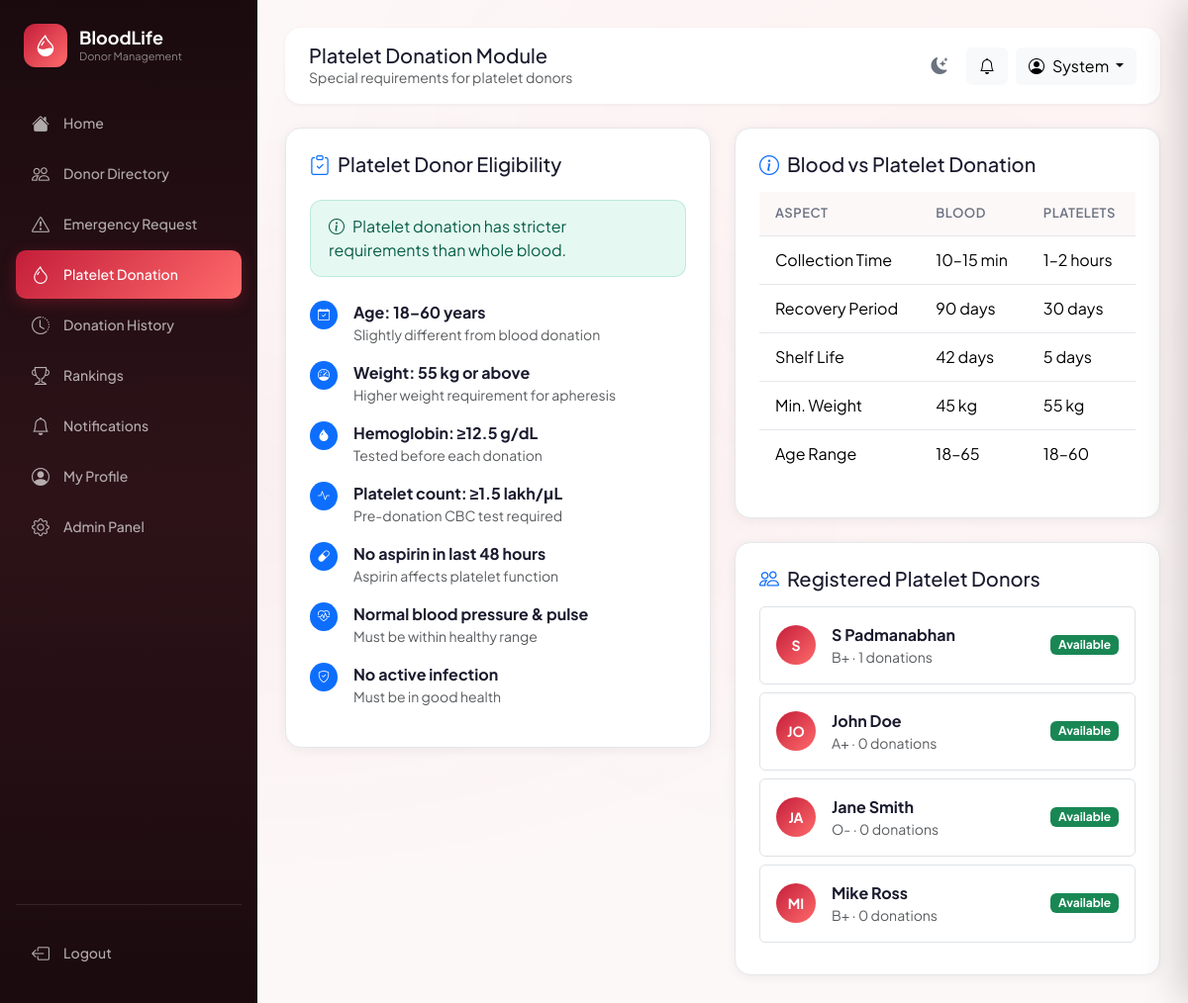
Screenshot of /donor/platelet (signed in) with the database file from the repository.
### app/models.py (models this page shows, shortened)
class User(UserMixin, db.Model):
    __tablename__ = 'users'
    id = db.Column(db.Integer, primary_key=True)
    name = db.Column(db.String(100), nullable=False)
    email = db.Column(db.String(150), unique=True, nullable=False, index=True)
    password_hash = db.Column(db.String(256), nullable=False)
    role = db.Column(db.String(10), default='user')          # 'user' | 'admin'
    is_active = db.Column(db.Boolean, default=True)
    is_blocked = db.Column(db.Boolean, default=False)
    created_at = db.Column(db.DateTime, default=datetime.utcnow)
    last_login = db.Column(db.DateTime)
    profile = db.relationship('DonorProfile', back_populates='user',
                               uselist=False, cascade='all, delete-orphan')
    blood_requests = db.relationship('BloodRequest', back_populates='requester',
                                      foreign_keys='BloodRequest.user_id',
                                      cascade='all, delete-orphan')
    donation_history = db.relationship('DonationHistory', back_populates='donor',
                                        cascade='all, delete-orphan')
    platelet_donations = db.relationship('PlateletDonation', back_populates='donor',
                                          cascade='all, delete-orphan')
    notifications = db.relationship('Notification', back_populates='user',
                                     cascade='all, delete-orphan')
    eligibility_checks = db.relationship('EligibilityCheck', back_populates='user',
                                          cascade='all, delete-orphan')
    @property
    def is_admin(self):
        return self.role == 'admin'

class DonorProfile(db.Model):
    __tablename__ = 'donor_profiles'
    id = db.Column(db.Integer, primary_key=True)
    user_id = db.Column(db.Integer, db.ForeignKey('users.id'), unique=True, nullable=False)
    phone = db.Column(db.String(20))
    dob = db.Column(db.Date)
    gender = db.Column(db.String(10))
    blood_group = db.Column(db.String(5), index=True)
    weight = db.Column(db.Float)     # kg
    height = db.Column(db.Float)     # cm
    location = db.Column(db.String(200))
    city = db.Column(db.String(100))
    state = db.Column(db.String(100))
    is_available = db.Column(db.Boolean, default=True)
    is_platelet_donor = db.Column(db.Boolean, default=False)
    last_blood_donation = db.Column(db.Date)
    last_platelet_donation = db.Column(db.Date)
    total_blood_donations = db.Column(db.Integer, default=0)
    total_platelet_donations = db.Column(db.Integer, default=0)
    emergency_responses = db.Column(db.Integer, default=0)
    blood_rank_score = db.Column(db.Float, default=0.0)
    platelet_rank_score = db.Column(db.Float, default=0.0)
    updated_at = db.Column(db.DateTime, default=datetime.utcnow, onupdate=datetime.utcnow)
    user = db.relationship('User', back_populates='profile')
    @property
    def next_platelet_eligible_date(self) -> date:
        if self.last_platelet_donation:
            return self.last_platelet_donation + timedelta(days=PLATELET_COOLDOWN)
        return date.today()
    @property
    def platelet_days_until_eligible(self) -> int:
        delta = (self.next_platelet_eligible_date - date.today()).days
        return max(0, delta)
    @property
    def is_platelet_eligible(self) -> bool:
        return self.is_platelet_donor and self.is_available and self.platelet_days_until_eligible == 0

### app/donor/routes.py (the view)
@donor.route('/platelet')
@login_required
def platelet():
    platelet_donors = (DonorProfile.query.join(User)
                       .filter(DonorProfile.is_platelet_donor == True,
                               User.is_blocked == False)
                       .order_by(DonorProfile.platelet_rank_score.desc()).all())
    profile = current_user.profile
    return render_template('donor/platelet.html',
                           platelet_donors=platelet_donors,
                           profile=profile)

### app/templates/donor/platelet.html (shortened to what this page needs)
{% extends "base.html" %}
{% block page_title %}Platelet Donation Module{% endblock %}
{% block page_subtitle %}Special requirements for platelet donors{% endblock %}
{% block content %}
<div class="row g-4">
    <div class="col-lg-6">
        <div class="card-custom p-4">
            <h5 class="mb-4"><i class="bi bi-clipboard-check me-2 text-primary"></i>Platelet Donor Eligibility</h5>
            <div class="alert alert-success-custom mb-4">
                <i class="bi bi-info-circle me-2"></i>Platelet donation has stricter requirements than whole blood.
            </div>
            <ul class="list-unstyled">
                {% for title, sub, icon in reqs %}
                <li class="d-flex align-items-start gap-3 mb-3">
                    <span class="badge bg-primary rounded-circle p-2"><i class="bi {{ icon }}"></i></span>
                    <div>
                        <strong>{{ title }}</strong>
                        <p class="text-muted small mb-0">{{ sub }}</p>
                    </div>
                </li>
                {% endfor %}
            </ul>
        </div>
    </div>
    <div class="col-lg-6">
        <div class="card-custom p-4 mb-4">
            <h5 class="mb-3"><i class="bi bi-info-circle me-2 text-primary"></i>Blood vs Platelet Donation</h5>
            <table class="table table-custom">
                <thead>
                    <tr>
                        <th>Aspect</th>
                        <th>Blood</th>
                        <th>Platelets</th>
                    </tr>
                </thead>
                <tbody>
                    <tr>
                        <td>Collection Time</td>
                        <td>10–15 min</td>
                        <td>1–2 hours</td>
                    </tr>
                    <tr>
                        <td>Recovery Period</td>
                        <td>90 days</td>
                        <td>30 days</td>
                    </tr>
                    <tr>
                        <td>Shelf Life</td>
                        <td>42 days</td>
                        <td>5 days</td>
                    </tr>
                    <tr>
                        <td>Min. Weight</td>
                        <td>45 kg</td>
                        <td>55 kg</td>
                    </tr>
                    <tr>
                        <td>Age Range</td>
                        <td>18–65</td>
                        <td>18–60</td>
                    </tr>
                </tbody>
            </table>
        </div>
        <div class="card-custom p-4">
            <h5 class="mb-3"><i class="bi bi-people me-2 text-primary"></i>Registered Platelet Donors</h5>
            {% for p in platelet_donors %}
            <div class="d-flex align-items-center gap-3 p-3 border rounded mb-2">
                <div class="donor-avatar" style="width:40px;height:40px;font-size:14px;">{{ p.user.name[:2].upper() }}
                </div>
                <div class="flex-grow-1">
                    <strong>{{ p.user.name }}</strong>
                    <small class="text-muted d-block">{{ p.blood_group }} · {{ p.total_platelet_donations }}
                        donations</small>
                </div>
                <span class="badge {{ 'bg-success' if p.is_platelet_eligible else 'bg-secondary' }}">
                    {{ 'Available' if p.is_platelet_eligible else 'Unavailable' }}
                </span>
            </div>
            {% else %}
            <p class="text-muted text-center py-4">No platelet donors registered.</p>
            {% endfor %}
        </div>
    </div>
</div>
{% endblock %}

### app/templates/base.html (shortened to what this page needs)
<!DOCTYPE html>
<html lang="en">
<head>
    <link href="https://cdn.jsdelivr.net/npm/bootstrap@5.3.2/dist/css/bootstrap.min.css" rel="stylesheet">
    <link rel="stylesheet" href="https://cdn.jsdelivr.net/npm/bootstrap-icons@1.11.1/font/bootstrap-icons.css">
    <link rel="stylesheet" href="{{ url_for('static', filename='css/style.css') }}">
</head>
<body data-auth="{{ 'true' if current_user.is_authenticated else 'false' }}" >
    <div class="toast-container position-fixed top-0 end-0 p-3" style="z-index:9999;" id="toastContainer"></div>
    {% if current_user.is_authenticated %}
    <aside class="sidebar" id="sidebar">
        <div class="sidebar-logo">
            <div class="sidebar-logo-icon"><i class="bi bi-droplet-half"></i></div>
            <div>
                <h2>BloodLife</h2>
                <span>Donor Management</span>
            </div>
        </div>
        <nav>
            <ul class="list-unstyled">
                <li class="nav-item">
                    <a class="nav-link-custom {% if request.endpoint == 'main.dashboard' %}active{% endif %}"
                        href="{{ url_for('main.dashboard') }}">
                        <i class="bi bi-house-fill"></i><span>Home</span>
                    </a>
                </li>
                <li class="nav-item">
                    <a class="nav-link-custom {% if request.blueprint == 'donor' and 'directory' in request.endpoint %}active{% endif %}"
                        href="{{ url_for('donor.directory') }}">
                        <i class="bi bi-people"></i><span>Donor Directory</span>
                    </a>
                </li>
                <li class="nav-item">
                    <a class="nav-link-custom {% if request.blueprint == 'requests' %}active{% endif %}"
                        href="{{ url_for('requests.index') }}">
                        <i class="bi bi-exclamation-triangle"></i><span>Emergency Request</span>
                        {% set active_count = active_request_count|default(0) %}
                    </a>
                </li>
                <li class="nav-item">
                    <a class="nav-link-custom {% if 'platelet' in request.endpoint|default('') %}active{% endif %}"
                        href="{{ url_for('donor.platelet') }}">
                        <i class="bi bi-droplet"></i><span>Platelet Donation</span>
                    </a>
                </li>
                <li class="nav-item">
                    <a class="nav-link-custom {% if 'history' in request.endpoint|default('') %}active{% endif %}"
                        href="{{ url_for('donor.history') }}">
                        <i class="bi bi-clock-history"></i><span>Donation History</span>
                    </a>
                </li>
                <li class="nav-item">
                    <a class="nav-link-custom {% if 'rankings' in request.endpoint|default('') %}active{% endif %}"
                        href="{{ url_for('donor.rankings') }}">
                        <i class="bi bi-trophy"></i><span>Rankings</span>
                    </a>
                </li>
                <li class="nav-item position-relative">
                    <a class="nav-link-custom {% if 'notifications' in request.endpoint|default('') %}active{% endif %}"
                        href="{{ url_for('requests.notifications') }}">
                        <i class="bi bi-bell"></i><span>Notifications</span>
                        {% set unread = unread|default(0) %}
                    </a>
                </li>
                <li class="nav-item">
                    <a class="nav-link-custom {% if 'profile' in request.endpoint|default('') %}active{% endif %}"
                        href="{{ url_for('donor.profile') }}">
                        <i class="bi bi-person-circle"></i><span>My Profile</span>
                    </a>
                </li>
                {% if current_user.is_admin %}
                <li class="nav-item">
                    <a class="nav-link-custom {% if request.blueprint == 'admin' %}active{% endif %}"
                        href="{{ url_for('admin.index') }}">
                        <i class="bi bi-gear"></i><span>Admin Panel</span>
                    </a>
                </li>
                {% endif %}
            </ul>
        </nav>
        <div class="mt-auto pt-4" style="border-top: 1px solid rgba(255,255,255,0.1);">
            <a class="nav-link-custom" href="{{ url_for('auth.logout') }}">
                <i class="bi bi-box-arrow-left"></i><span>Logout</span>
            </a>
        </div>
    </aside>
    <main class="main-content" id="mainContent">
        <div class="header mb-4">
            <div class="header-left">
                <div>
                    <h5 class="mb-0">{% block page_title %}Home{% endblock %}</h5>
                    <p class="text-muted mb-0 small">{% block page_subtitle %}{% endblock %}</p>
                </div>
            </div>
            <div class="d-flex align-items-center gap-2">
                <button class="theme-toggle" id="themeToggleBtn" onclick="toggleTheme()" title="Toggle dark/light mode">
                    <i class="bi bi-moon-stars-fill" id="themeIcon"></i>
                </button>
                <button class="btn btn-light position-relative" id="notifBellBtn" onclick="openNotifDrawer()"
                    title="Notifications">
                    <i class="bi bi-bell" id="bellIcon"></i>
                </button>
                <div class="dropdown">
                    <button class="btn btn-light dropdown-toggle" data-bs-toggle="dropdown">
                        <i class="bi bi-person-circle me-2"></i>{{ current_user.name.split()[0] }}
                    </button>
                </div>
            </div>
        </div>
        {% block content %}{% endblock %}
    </main>
    {% endif %}
</body>
</html>

### rows the page displays
User: name "System", is_active True (drawn)
DonorProfile: user "S", user.name "S Padmanabhan", blood_group "B+", total_platelet_donations "1", is_platelet_donor+is_available+last_platelet_donation "Available"
DonorProfile: user "JO", user.name "John Doe", blood_group "A+", total_platelet_donations "0", is_platelet_donor+is_available+last_platelet_donation "Available"
DonorProfile: user "JA", user.name "Jane Smith", blood_group "O-", total_platelet_donations "0", is_platelet_donor+is_available+last_platelet_donation "Available"
DonorProfile: user "MI", user.name "Mike Ross", blood_group "B+", total_platelet_donations "0", is_platelet_donor+is_available+last_platelet_donation "Available"

### other values shown
{{ title }} "Age: 18–60 years" "Weight: 55 kg or above" "Hemoglobin: ≥12.5 g/dL" "Platelet count: ≥1.5 lakh/μL" "No aspirin in last 48 hours" "Normal blood pressure & pulse" "No active infection"
{{ sub }} "Slightly different from blood donation" "Higher weight requirement for apheresis" "Tested before each donation" "Pre-donation CBC test required" "Aspirin affects platelet function" "Must be within healthy range" "Must be in good health"
